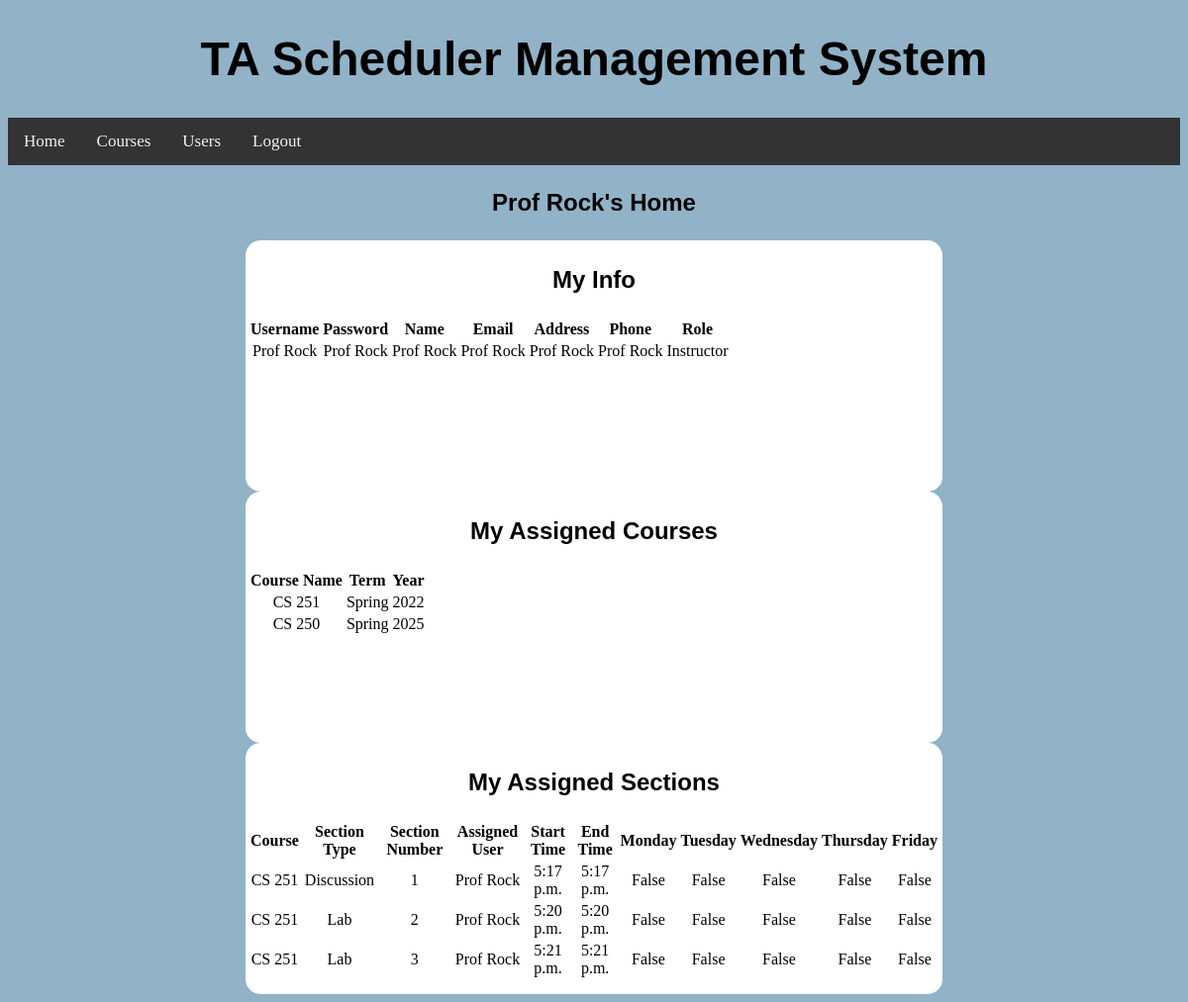
The page /home/ (signed in) on the database as committed earlier.
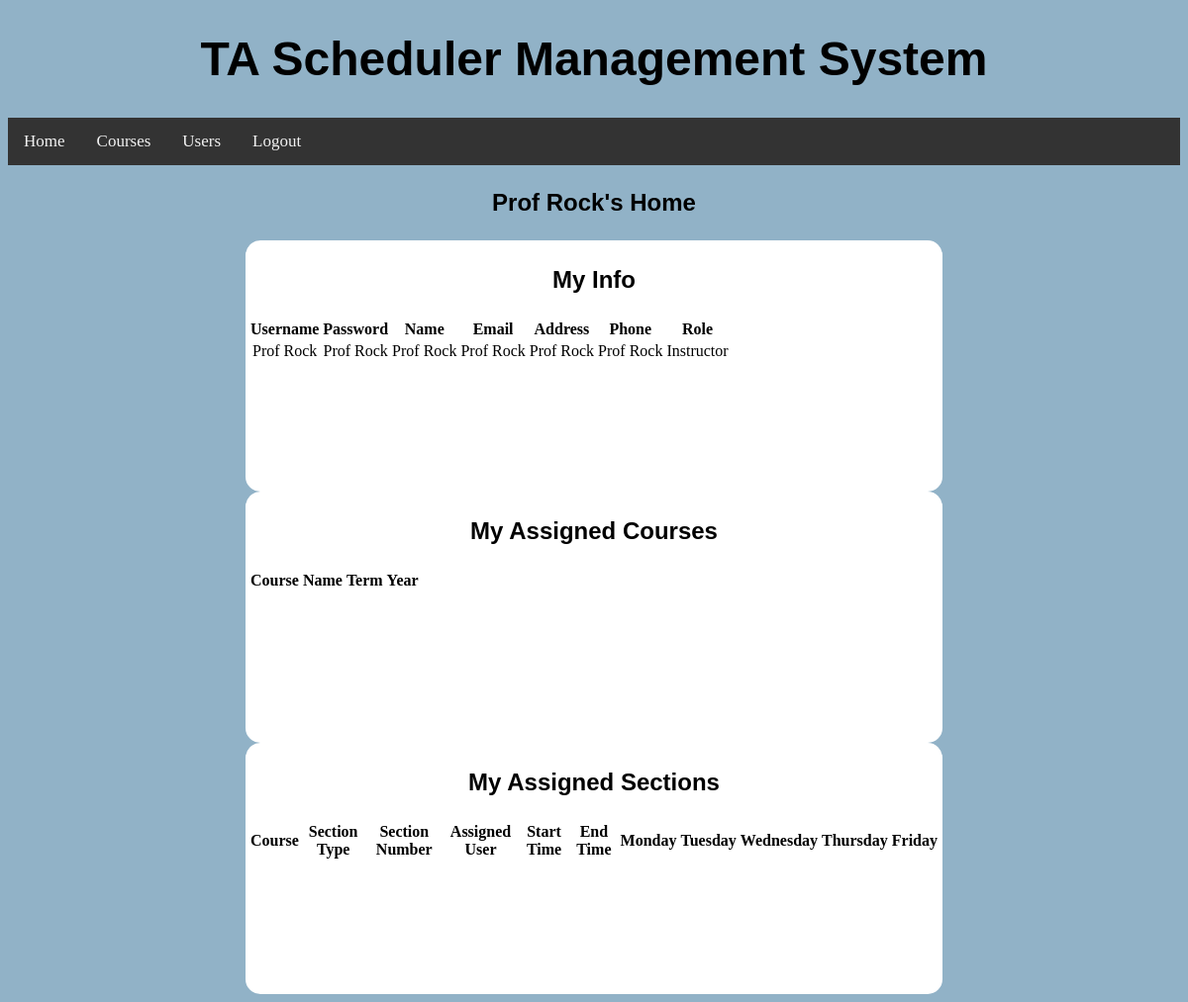
The same page on the database as committed later.
### BackendWork/models.py (models this page shows, shortened)
class MyUser(models.Model):
    ROLE_CHOICES = (('Teaching Assistant', 'TEACHING_ASSISTANT'), ('Instructor', 'INSTRUCTOR'), ('Admin', 'ADMIN'))
    username = models.CharField(max_length=20, unique=True)
    password = models.CharField(max_length=20)
    name = models.CharField(max_length=20)
    email = models.CharField(max_length=20)
    address = models.CharField(max_length=72)
    phone = models.CharField(max_length=10)
    role = models.CharField(max_length=30, choices=ROLE_CHOICES, default='Teaching Assistant')
    assignedClasses = models.ManyToManyField(ClassList, null=True, blank=True)
    def __str__(self):
        return self.username

class ClassList(models.Model):
    TERM_CHOICES = (('Summer', 'SUMMER'), ('Fall', 'FALL'), ('Winter', 'WINTER'), ('Spring', 'SPRING'))
    name = models.CharField(max_length=20, unique=True)
    term = models.CharField(max_length=30, choices=TERM_CHOICES, default='Fall')
    year = models.IntegerField(default=2022)
    def __str__(self):
        return self.name

class Section(models.Model):
    SCHEDULE_CHOICES = (('Sunday', 'SUNDAY'), ('Monday', 'MONDAY'), ('Tuesday', 'TUESDAY'), ('Wednesday', 'WEDNESDAY'), ('Thursday', 'THURSDAY'), ('Friday', 'FRIDAY'), ('Saturday', 'SATURDAY'))
    SECTION_TYPE_CHOICES = (('Discussion', 'DISCUSSION'), ('Lab', 'LAB'), ('Lecture', 'LECTURE'))
    Class = models.ForeignKey(ClassList, on_delete=models.SET_NULL, null=True)
    assignedUser = models.ForeignKey(MyUser, on_delete=models.SET_NULL, null=True, blank=True)
    sectionNumber = models.IntegerField(default=0)
    sectionType = models.CharField(max_length=30, choices=SECTION_TYPE_CHOICES, default='Discussion')
    monday = models.BooleanField(default=False)
    tuesday = models.BooleanField(default=False)
    wednesday = models.BooleanField(default=False)
    thursday = models.BooleanField(default=False)
    friday = models.BooleanField(default=False)
    startTime = models.TimeField(default=time(0,0,0))
    endTime = models.TimeField(default=time(0,0,0))

### BackendWork/views.py (the view)
# urls.py: 2. Add a URL to urlpatterns:  path('', Home.as_view(), name='home')
class Home(View):
    def get(self, request):
        try:
            request.session["user"]
        except:
            return redirect("/")
        return render(request, "home.html", {'sessionUser': MyUser.objects.get(username=request.session["user"]),
                                             'courses': MyUser.objects.get(username=request.session["user"]).assignedClasses.all(),
                                             'sections': Section.objects.filter(assignedUser=MyUser.objects.get(username=request.session["user"]))})

### templates/home.html (shortened to what this page needs)
<!DOCTYPE html>
{% load static %}
<html lang="en">
<head>
    <link rel="stylesheet" type="text/css" href="{% static 'css\home.css' %}"/>
</head>
<div class="navContainer">
    <header class="header">
        <h1><a>TA Scheduler Management System</a></h1>
    </header>
    <div class="navigation">
        <li><a href="/home/">Home</a></li>
        <li><a href="/courses/">Courses</a></li>
        <li><a href="/users/">Users</a></li>
        <li><a href="/">Logout</a></li>
    </div>
</div>
<body>
<p class="header">{{ sessionUser.username }}'s Home</p>
<div class="container">
    <p class=header>My Info</p>
    <div class="containerbox">
        <table>
            <tr>
                <th>Username</th>
                <th>Password</th>
                <th>Name</th>
                <th>Email</th>
                <th>Address</th>
                <th>Phone</th>
                <th>Role</th>
            </tr>
            <tr>
                <td>{{ sessionUser.username }}</td>
                <td>{{ sessionUser.password }}</td>
                <td>{{ sessionUser.name }}</td>
                <td>{{ sessionUser.email }}</td>
                <td>{{ sessionUser.address }}</td>
                <td>{{ sessionUser.phone }}</td>
                <td>{{ sessionUser.role }}</td>
            </tr>
        </table>
    </div>
</div>
<div class="container">
    <p class=header>My Assigned Courses</p>
    <div class="containerbox">
        <table>
            <tr>
                <th>Course Name</th>
                <th>Term</th>
                <th>Year</th>
            </tr>
                {% for i in courses %}
                    <tr><td>{{ i.name }}</td>
                    <td>{{ i.term }}</td>
                    <td>{{ i.year }}</td></tr>
                {% endfor %}
        </table>
    </div>
</div>
<div class="container">
    <p class=header>My Assigned Sections</p>
    <div class="containerbox">
        <table>
            <tr>
                <th>Course</th>
                <th>Section Type</th>
                <th>Section Number</th>
                <th>Assigned User</th>
                <th>Start Time</th>
                <th>End Time</th>
                <th>Monday</th>
                <th>Tuesday</th>
                <th>Wednesday</th>
                <th>Thursday</th>
                <th>Friday</th>
            </tr>
                {% for i in sections %}
                    <tr>
                    <td>{{ i.Class }}</td>
                    <td>{{ i.sectionType }}</td>
                    <td>{{ i.sectionNumber }}</td>
                    <td>{{ i.assignedUser }}</td>
                    <td>{{ i.startTime }}</td>
                    <td>{{ i.endTime }}</td>
                    <td>{{ i.monday }}</td>
                    <td>{{ i.tuesday }}</td>
                    <td>{{ i.wednesday }}</td>
                    <td>{{ i.thursday }}</td>
                    <td>{{ i.friday }}</td>
                    </tr>
                {% endfor %}
        </table>
    </div>
</div>
</body>
</html>

### TAScheduler/static/css/home.css (style rules this page uses)
html { background: rgb(145, 178, 199); }
.header { font-family: 'Ubuntu', sans-serif; font-weight: bold; font-size: 24px; text-align: center; }
.container { width: 700px; height: 250px; flex-direction: row; justify-content: center; align-items: center; margin: auto; border: 2px solid White; border-radius: 15px; background: white; text-align: center; }
.navigation { list-style-type: none; background-color: #333; position: sticky; width: 100%; overflow: auto; }
.navigation li a { float: left; color: #f2f2f2; text-align: center; padding: 14px 16px; text-decoration: none; font-size: 17px; background-color: #333; }

Rows that differ between the two databases and show on the page:
removed ClassList: name "CS 251", term "Spring", year "2022"
removed ClassList: name "CS 250", term "Spring", year "2025"
removed Section: Class "CS 251", sectionType "Discussion", sectionNumber "1", assignedUser "Prof Rock", startTime "5:17 p.m.", endTime "5:17 p.m.", monday "False", tuesday "False", wednesday "False", thursday "False", friday "False"
removed Section: Class "CS 251", sectionType "Lab", sectionNumber "2", assignedUser "Prof Rock", startTime "5:20 p.m.", endTime "5:20 p.m.", monday "False", tuesday "False", wednesday "False", thursday "False", friday "False"
removed Section: Class "CS 251", sectionType "Lab", sectionNumber "3", assignedUser "Prof Rock", startTime "5:21 p.m.", endTime "5:21 p.m.", monday "False", tuesday "False", wednesday "False", thursday "False", friday "False"
